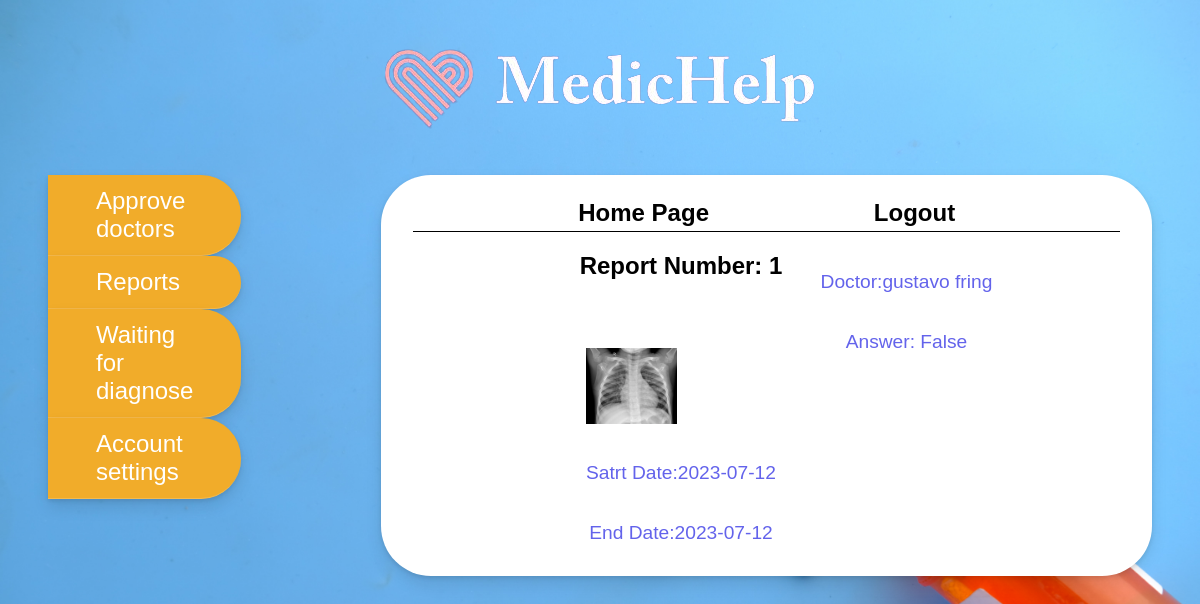
/reports-details/1 (signed in), run on the app's committed database.
### PneumoniaApp/Patient/models.py (models this page shows, shortened)
class Report(db.Model):
    id = db.Column(db.Integer, primary_key=True)
    image = db.Column(db.String(120), unique=True, nullable=False)
    start_date = db.Column(db.Date, default=datetime.utcnow)
    end_date = db.Column(db.Date)
    patient_id = db.Column(db.Integer, db.ForeignKey('patient.id'), nullable=False)
    doctor_id = db.Column(db.Integer, db.ForeignKey('doctor.id'), nullable=False)
    helping_doctor_id = db.Column(db.Integer, db.ForeignKey('doctor.id'))
    helping_doctor_answer = db.Column(db.Boolean)
    ai_help = db.Column(db.Boolean, default=False)
    ai_answer = db.Column(db.Boolean)
    is_sick = db.Column(db.Boolean)
    is_answer=db.Column(db.Boolean, default=False)

### PneumoniaApp/Authentication/models.py (models this page shows, shortened)
class Doctor(db.Model, UserMixin):
    id = db.Column(db.Integer, primary_key=True)
    user_id = db.Column(db.String(20), unique=True, nullable=False)
    username = db.Column(db.String(20), unique=True, nullable=False)
    email = db.Column(db.String(120), unique=True, nullable=False)
    password = db.Column(db.String(60), nullable=False)
    doctor_license = db.Column(db.String(20), unique=True, nullable=False)
    is_active = db.Column(db.Boolean, default=True)
    is_approved = db.Column(db.Boolean, default=False)

### PneumoniaApp/Manager/routes.py (the view)
@manager.route("/reports-details/<int:report_id>")
@login_required
def report_details(report_id):
    report = Report.query.get(report_id)
    if report:
        doctor = Doctor.query.filter_by(id=report.doctor_id).first()
        return render_template("ManagerReportDetails.html", report=report, doctor=doctor)
    else:
        return render_template("ManagerDiagnoseHistory.html", reports=reports)

### PneumoniaApp/templates/ManagerReportDetails.html
{% extends 'homeLayout.html' %}
{% block content %}
    <a href="{{url_for('manager.approveDoctors')}}">Approve doctors</a>
    <a href="{{url_for('manager.managerReports')}}">Reports</a>
    <a href="{{url_for('manager.waitingForDiagnose')}}">Waiting for diagnose</a>
    <a href="{{url_for('Authentication.ManagerChangePassword')}}">Account settings</a>
{% endblock content %}
{% block homepage %}
    <a href="{{url_for('Authentication.ManagerHome')}}">Home Page</a>
{% endblock %}
{% block desc %}
    <div id="passwordForm">
        <h1>Report Number: {{report.id}}</h1>
        <img src="{{ url_for('static', filename='Images/' + report.image) }}" alt="Report Image">
        <label for="">Satrt Date:{{report.start_date}}</label>
        <label for="">End Date:{{report.end_date }}</label>
        <label for="">Doctor:{{doctor.username }}</label>
        <label for="">Answer: {{report.is_sick}}</label>
    </div>
{% endblock desc %}

### PneumoniaApp/static/Mainlayout.css (style rules this page uses)
body { margin: 0; display: flex; flex-direction: column; justify-content: center; align-items: center; height: 100vh; background-image: url("UserLayout/background.jpg"); background-repeat: no-repeat; background-size: cover; font-family: 'Inconsolata', monospace; font-family: 'Montserrat', sans-serif; }
#container nav a { font-size: x-large; text-decoration: none; background-color: rgb(241, 172, 42); box-shadow: 0 2px 4px rgb(0 0 0 / 10%), 0 8px 16px rgb(0 0 0 / 10%); color: white; border-bottom-style: solid; border-bottom-color: rgb(245, 186, 76); border-top-right-radius: 40px; border-bottom-right-radius: 40px; border-bottom-width: 0.5px; padding-left:2em; padding-right: 2em; padding-top: 0.5em; padding-bottom: 0.5em; }
#userNav a { font-size: x-large; text-decoration: none; margin-top: 1em; margin-bottom: 0.2em; color: black; font-weight: 600; }
#content img { width: 20%; height: 30%; margin-top: 3em; margin-left: 10%; }
#passwordForm { display: flex; flex-direction: column; flex-wrap: wrap; justify-content: center; align-items: center; padding-left: 10em; padding-right: 10em; padding-bottom: 2em; overflow-y: scroll; max-height: 40vh; }
#passwordForm label { font-size: larger; color: rgb(99, 99, 235); margin-top: 2em; }
#passwordForm img { margin-right: 9em; height: 10%; width: 20%; }

### data on the page
Report: id "1", image (picture), start_date "2023-07-12", end_date "2023-07-12", is_sick "False"
Doctor: username "gustavo fring"
